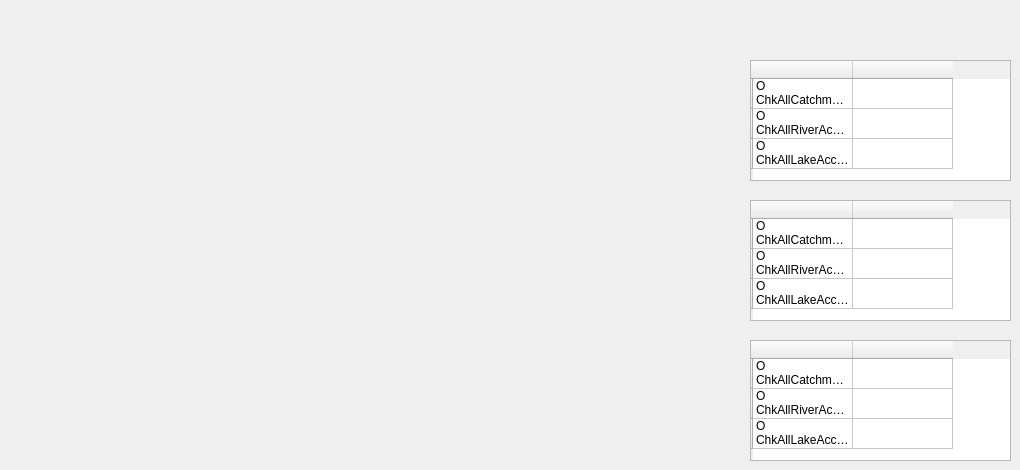
      <widget class="QWidget" name="tab_10">
       <attribute name="title">
        <string>Lake/HEPP</string>
       </attribute>
       <widget class="QTableWidget" name="tableWidget_21">
        <property name="geometry">
         <rect>
          <x>750</x>
          <y>60</y>
          <width>261</width>
          <height>121</height>
         </rect>
        </property>
        <row>
         <property name="text">
          <string/>
         </property>
        </row>
        <row>
         <property name="text">
          <string/>
         </property>
        </row>
        <row>
         <property name="text">
          <string/>
         </property>
        </row>
        <column>
         <property name="text">
          <string/>
         </property>
        </column>
        <column>
         <property name="text">
          <string/>
         </property>
        </column>
        <item row="0" column="0">
         <property name="text">
          <string>O ChkAllCatchmAccFor?</string>
         </property>
        </item>
        <item row="0" column="1">
         <property name="text">
          <string/>
         </property>
        </item>
        <item row="1" column="0">
         <property name="text">
          <string>O ChkAllRiverAccFor?</string>
         </property>
        </item>
        <item row="1" column="1">
         <property name="text">
          <string/>
         </property>
        </item>
        <item row="2" column="0">
         <property name="text">
          <string>O ChkAllLakeAccFor?</string>
         </property>
        </item>
        <item row="2" column="1">
         <property name="text">
          <string/>
         </property>
        </item>
       </widget>
       <widget class="QTableWidget" name="tableWidget_22">
        <property name="geometry">
         <rect>
          <x>750</x>
          <y>340</y>
          <width>261</width>
          <height>121</height>
         </rect>
        </property>
        <row>
         <property name="text">
          <string/>
         </property>
        </row>
        <row>
         <property name="text">
          <string/>
         </property>
        </row>
        <row>
         <property name="text">
          <string/>
         </property>
        </row>
        <column>
         <property name="text">
          <string/>
         </property>
        </column>
        <column>
         <property name="text">
          <string/>
         </property>
        </column>
        <item row="0" column="0">
         <property name="text">
          <string>O ChkAllCatchmAccFor?</string>
         </property>
        </item>
        <item row="0" column="1">
         <property name="text">
          <string/>
         </property>
        </item>
        <item row="1" column="0">
         <property name="text">
          <string>O ChkAllRiverAccFor?</string>
         </property>
        </item>
        <item row="1" column="1">
         <property name="text">
          <string/>
         </property>
        </item>
        <item row="2" column="0">
         <property name="text">
          <string>O ChkAllLakeAccFor?</string>
         </property>
        </item>
        <item row="2" column="1">
         <property name="text">
          <string/>
         </property>
        </item>
       </widget>
       <widget class="QTableWidget" name="tableWidget_23">
        <property name="geometry">
         <rect>
          <x>750</x>
          <y>200</y>
          <width>261</width>
          <height>121</height>
         </rect>
        </property>
        <row>
         <property name="text">
          <string/>
         </property>
        </row>
        <row>
         <property name="text">
          <string/>
         </property>
        </row>
        <row>
         <property name="text">
          <string/>
         </property>
        </row>
        <column>
         <property name="text">
          <string/>
         </property>
        </column>
        <column>
         <property name="text">
          <string/>
         </property>
        </column>
        <item row="0" column="0">
         <property name="text">
          <string>O ChkAllCatchmAccFor?</string>
         </property>
        </item>
        <item row="0" column="1">
         <property name="text">
          <string/>
         </property>
        </item>
        <item row="1" column="0">
         <property name="text">
          <string>O ChkAllRiverAccFor?</string>
         </property>
        </item>
        <item row="1" column="1">
         <property name="text">
          <string/>
         </property>
        </item>
        <item row="2" column="0">
         <property name="text">
          <string>O ChkAllLakeAccFor?</string>
         </property>
        </item>
        <item row="2" column="1">
         <property name="text">
          <string/>
         </property>
        </item>
       </widget>
      </widget>
